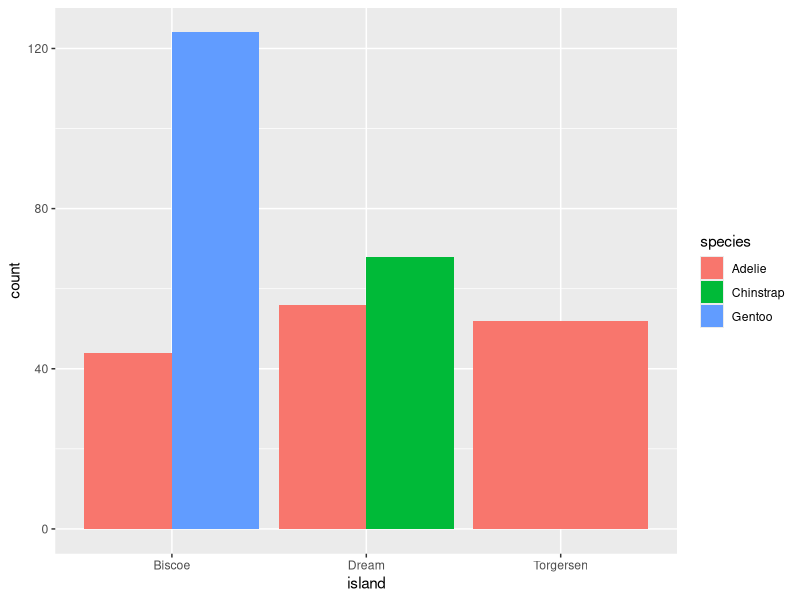
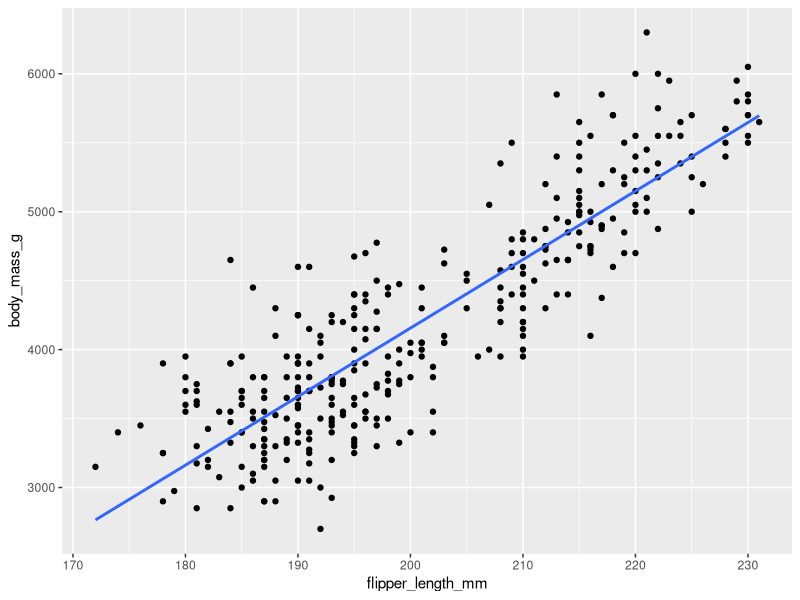
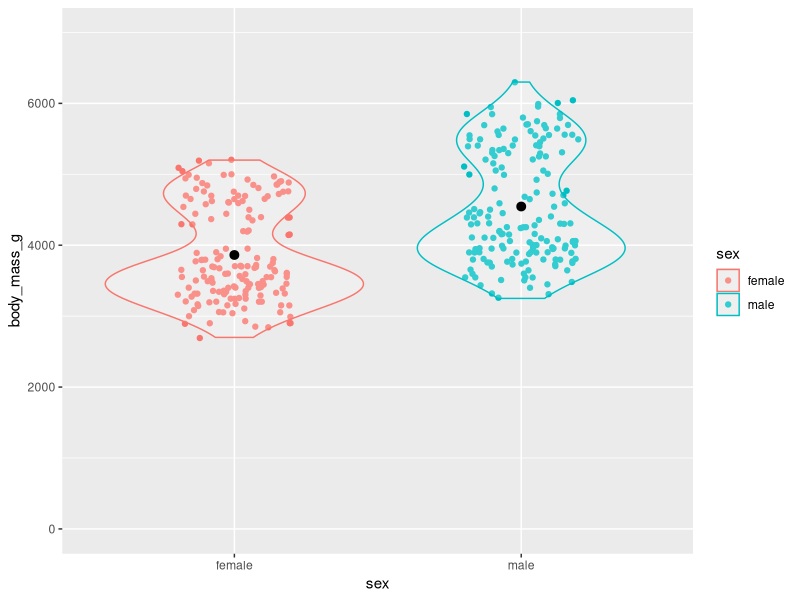

Recreate these plots in R, in order.
## ---- chunk 1
knitr::opts_chunk$set(strip.white = TRUE)
## ---- chunk 2
library(kableExtra)
library(knitr)
library(palmerpenguins)
library(rstatix)
library(tidyverse)
## ---- chunk 3
# color
penguins %>%
  ggplot(aes(x = island, fill = species)) + 
  geom_bar(position = position_dodge())

## ---- chunk 4
chisq.test(x = penguins$species, penguins$island)
## ---- chunk 5
penguins %>%
  group_by(island, .drop = F) %>%
  count(species) %>%
  ungroup() %>%
  mutate(total = sum(n))
## ---- chunk 6
xtabs(formula = ~ island + species, data = penguins)
## ---- chunk 7
chisq.test(penguins$sex, penguins$species)
## ---- chunk 8
xtabs(formula = ~ sex + species, data = penguins)
## ---- chunk 9
penguins %>%
  ggplot(aes(y = body_mass_g, x = flipper_length_mm)) +
  geom_point() +
  geom_smooth(method = 'lm', se = FALSE)
## ---- chunk 10
cor(x = penguins$body_mass_g, 
    y = penguins$flipper_length_mm, 
    method = "pearson", 
    use = "complete.obs")
## ---- chunk 11
cor.test(x = penguins$body_mass_g, 
         y = penguins$flipper_length_mm, 
         method = "pearson", 
         use = "complete.obs",
         alternative = "two.sided")
## ---- chunk 12
cor.test(x = penguins$body_mass_g, 
         y = penguins$flipper_length_mm, 
         method = "pearson", 
         use = "complete.obs",
         alternative = "greater")
## ---- chunk 13
df <- data.frame(
  rvalue = c("0.1 - 0.29", "0.3 - 0.49", "0.5 - 1"),
  size = c("small", "medium", "large")
)

df %>%
  kable(format = "html", col.names = c("Pearson's r", "Effect size"), escape = F) %>%
  kable_styling(bootstrap_options = c("striped", "hover", "condensed"), full_width = FALSE)
## ---- chunk 14
cor.test(mtcars$hp, mtcars$gear)
## ---- chunk 15
penguins %>%
  drop_na(sex) %>%
  ggplot(aes(y = body_mass_g, x = sex)) +
  geom_jitter(aes(color = sex), width = 0.2) +
  geom_violin(aes(color = sex), alpha = 0.2) +
  stat_summary(fun.data = "mean_se", geom = "pointrange") +
  coord_cartesian(ylim = c(0,7000))
## ---- chunk 16
t.test(formula = body_mass_g ~ sex, 
       data = penguins,
       alternative = "two.sided")
## ---- chunk 17
levels(penguins$sex)
## ---- chunk 18
t.test(formula = body_mass_g ~ sex, 
       data = penguins,
       alternative = "less")
## ---- chunk 19
t.test(formula = body_mass_g ~ sex, 
       data = penguins,
       alternative = "greater")
## ---- chunk 20
penguins_pivot <- penguins %>%
  pivot_wider(names_from = sex, values_from = body_mass_g) %>%
  select(male, female)

head(penguins_pivot)
## ---- chunk 21
t.test(x = penguins_pivot$male, 
       y = penguins_pivot$female,
       alternative = "two.sided")
## ---- chunk 22
t.test(formula = body_mass_g ~ sex, 
       data = penguins,
       alternative = "two.sided")
## ---- chunk 23
t.test(formula = hp ~ am, 
       data = mtcars, 
       alternative = "two.sided")
## ---- chunk 24
penguins %>%
  xtabs(formula = ~ island + species) %>%
  chisq_test()
## ---- chunk 25
penguins %>%
  t_test(body_mass_g ~ sex)
## ---- chunk 26
penguins %>%
  cor_test(vars = c(body_mass_g, flipper_length_mm))
## ---- chunk 27
penguins %>%
  cor_test(vars = c(body_mass_g, flipper_length_mm),
           vars2 = c(bill_length_mm, bill_depth_mm))
## ---- chunk 28
penguins %>%
  t_test(body_mass_g ~ sex)
